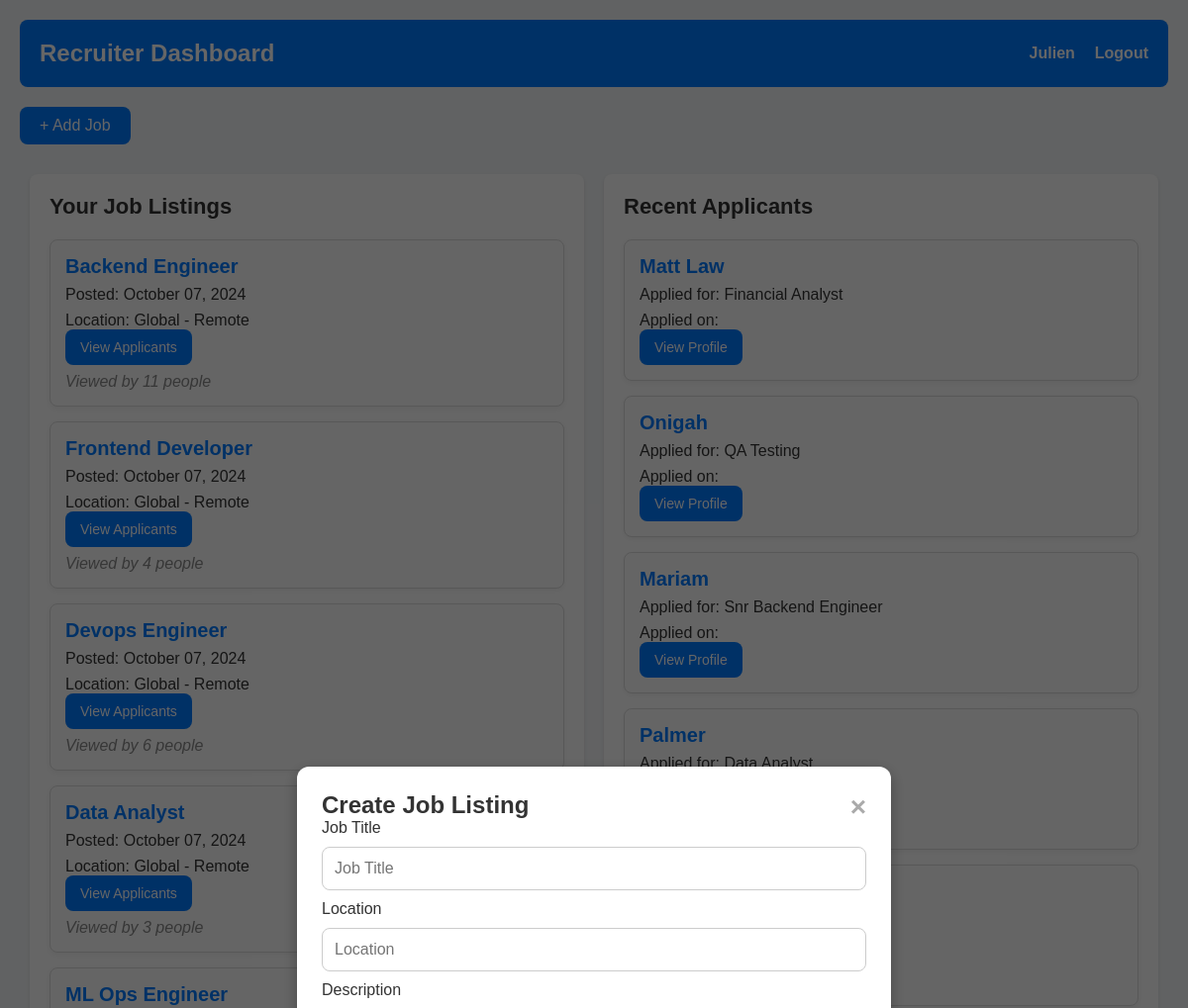
Before: /recruiter_dashboard/ (signed in, upper part) with the older database file.
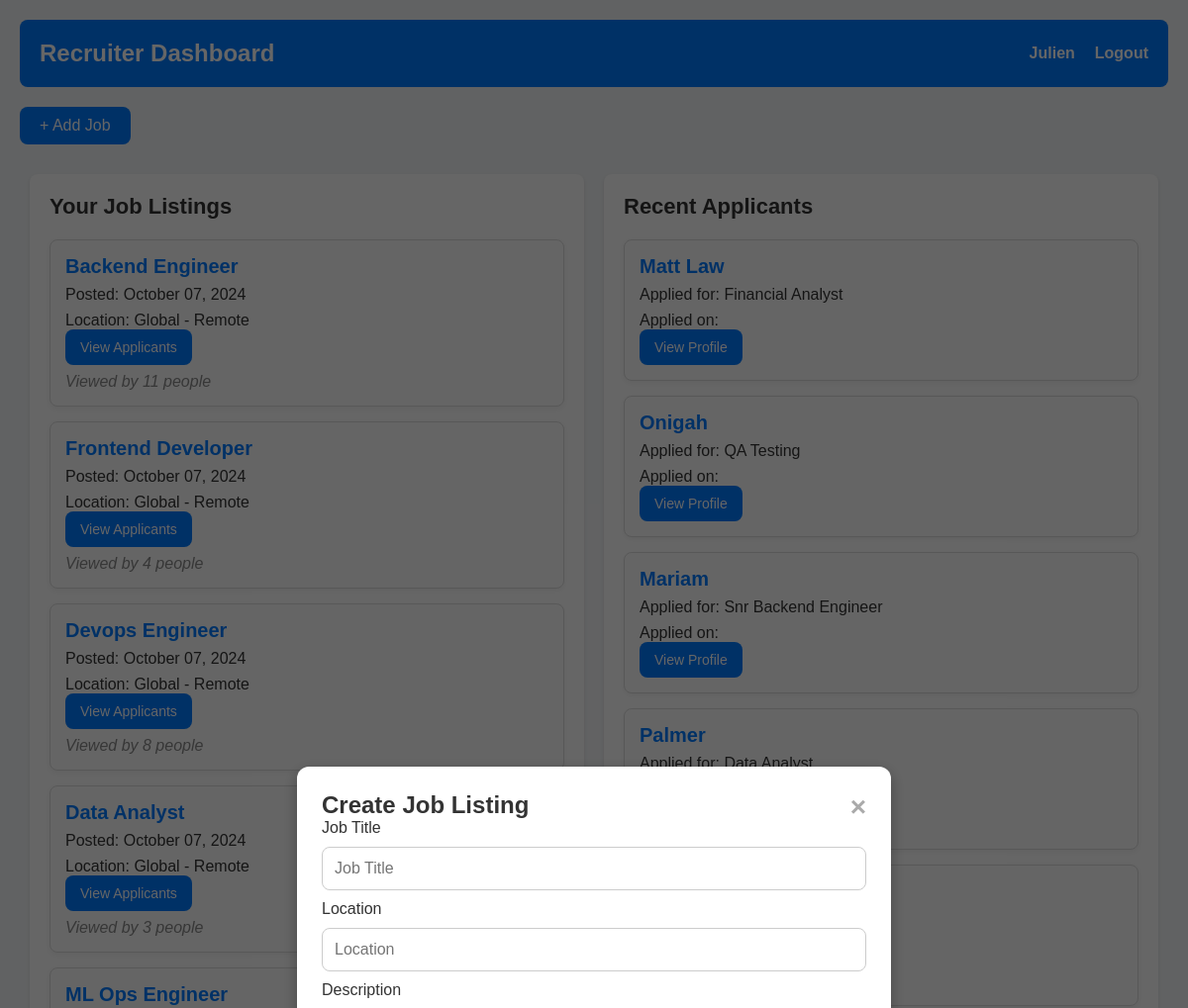
After: the same page with the newer database file.
### remote/models.py (models this page shows, shortened)
class Job(models.Model):
    title = models.CharField(max_length=100)
    description = models.TextField()
    location = models.CharField(max_length=30)
    company_name = models.CharField(max_length=100)
    created_at = models.DateTimeField(auto_now_add=True)
    recruiter = models.ForeignKey(Profile, on_delete=models.CASCADE)
    category = models.ForeignKey(Category, on_delete=models.CASCADE, default=1)
    featured = models.BooleanField(default=False)
    views_count = models.IntegerField(default=0)
    status = models.CharField(
        max_length=10,
        choices=[('open', 'Open'), ('closed', 'Closed')],
        default='open',
    )

### remote/views.py (the view)
# urls.py: path('recruiter_dashboard/', views.recruiter_dashboard, name='recruiter_dashboard'),\
def recruiter_dashboard(request):
    category = Category.objects.all()
    applicants = JobApplication.objects.all()
    applications = JobApplication.objects.all().order_by('-submitted_at')[:5]
    profile = None
    jobs = []
    profile = Profile.objects.get(user=request.user)
    jobs = Job.objects.filter(recruiter=profile)
    if profile.role == 'recruiter':
        context = {
            'category': category,
            'profile': profile,
            'jobs': jobs,
            'applicants': applicants,
            'applications': applications
        }
        return render(request, 'recruiters.html', context)

### remote/templates/recruiters.html (shortened to what this page needs)
    {% load static %}
<!DOCTYPE html>
<html lang="en">
<head>
    {% load static %}
    <link rel="stylesheet" href="{% static 'css/recruiters.css' %}">
</head>
<body>
    <div class="dashboard-container">
        <header class="dashboard-header">
            <h1>Recruiter Dashboard</h1>
            <nav>
                <ul>
                    <li><a href="{% url 'get_profile' user.profile.id %}">{{ user.username }}</a></li>
                    <li><a href="/logout/">Logout</a></li>
                </ul>
            </nav>
        </header>
        <div class="add-job-container">
            <button id="add-job-btn" class="add-job-btn">+ Add Job</button>
        </div>
        <div class="dashboard-content">
            <section class="job-section">
                <h2>Your Job Listings</h2>
                <div class="job-list">
                    {% if jobs %}
                        {% for job in jobs %}
                            <div class="job-card">
                                <h3>{{ job.title }}</h3>
                                <p>Posted: {{ job.created_at|date:"F d, Y" }}</p>
                                <p>Location: {{ job.location }}</p>
                                <button class="details-btn" onclick='window.location.href="{% url 'applicants' job.id %}"'>View Applicants</button>
                                <p class="views">Viewed by {{ job.views_count|default:0 }} people</p>
                            </div>
                        {% endfor %}
                    {% else %}
                        <p>No job listings yet. Post your first job!</p>
                    {% endif %}
                </div>
            </section>
        <section class="applicant-section">
            <h2>Recent Applicants</h2>
            <div class="applicant-list">
                {% for application in applications %}
                <div class="applicant-card">
                    <h3>{{ application.full_name }}</h3>
                    <p>Applied for: {{ application.job.title }}</p>
                    <p>Applied on: {{ application.created_at|date:"F j, Y" }}</p>
                    <a href="{% url 'get_profile' profile.id %}">
                        <button class="details-btn">View Profile</button>
                    </a>
                </div>
                {% empty %}
                <p>No recent applicants found.</p>
                {% endfor %}
            </div>
        </section>
        </div>
        <div id="job-modal" class="modal">
            <div class="modal-content">
                <span class="close">&times;</span>
                <h2>Create Job Listing</h2>
                <form action="{% url 'create_job' %}" method="POST">
                    <div class="input-group">
                        <label for="title">Job Title</label>
                        <input type="text" id="title" name="title" placeholder="Job Title" required>
                    </div>
                    <div class="input-group">
                        <label for="location">Location</label>
                        <input type="text" id="location" name="location" placeholder="Location" required>
                    </div>
                    <div class="input-group">
                        <label for="description">Description</label>
                    </div>
                </form>
        </div>
    </div>
</body>

Changed rows visible on the page:
changed Job "Devops Engineer": views_count "6" → "8"
